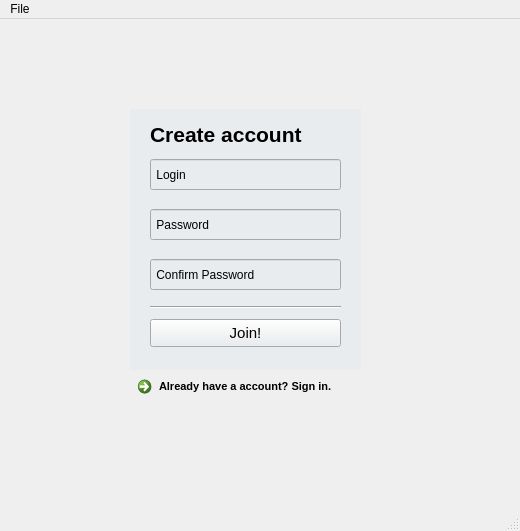
<?xml version="1.0" encoding="UTF-8"?>
<ui version="4.0">
 <class>MainWindow</class>
 <widget class="QMainWindow" name="MainWindow">
  <property name="geometry">
   <rect>
    <x>0</x>
    <y>0</y>
    <width>520</width>
    <height>531</height>
   </rect>
  </property>
  <property name="windowTitle">
   <string>MainWindow</string>
  </property>
  <widget class="QWidget" name="centralwidget">
   <widget class="QWidget" name="widget" native="true">
    <property name="geometry">
     <rect>
      <x>130</x>
      <y>90</y>
      <width>231</width>
      <height>261</height>
     </rect>
    </property>
    <property name="autoFillBackground">
     <bool>false</bool>
    </property>
    <property name="styleSheet">
     <string notr="true">background-color: rgb(233, 236, 239);</string>
    </property>
    <widget class="QLineEdit" name="lineEdit">
     <property name="geometry">
      <rect>
       <x>20</x>
       <y>50</y>
       <width>191</width>
       <height>31</height>
      </rect>
     </property>
     <property name="text">
      <string> Login</string>
     </property>
    </widget>
    <widget class="QLineEdit" name="lineEdit_2">
     <property name="geometry">
      <rect>
       <x>20</x>
       <y>100</y>
       <width>191</width>
       <height>31</height>
      </rect>
     </property>
     <property name="text">
      <string> Password</string>
     </property>
    </widget>
    <widget class="QPushButton" name="pushButton">
     <property name="geometry">
      <rect>
       <x>20</x>
       <y>210</y>
       <width>191</width>
       <height>28</height>
      </rect>
     </property>
     <property name="font">
      <font>
       <pointsize>11</pointsize>
      </font>
     </property>
     <property name="text">
      <string>Join!</string>
     </property>
    </widget>
    <widget class="QLabel" name="label_2">
     <property name="geometry">
      <rect>
       <x>20</x>
       <y>10</y>
       <width>181</width>
       <height>31</height>
      </rect>
     </property>
     <property name="font">
      <font>
       <pointsize>16</pointsize>
       <weight>75</weight>
       <bold>true</bold>
      </font>
     </property>
     <property name="text">
      <string>Create account</string>
     </property>
    </widget>
    <widget class="QLineEdit" name="lineEdit_3">
     <property name="geometry">
      <rect>
       <x>20</x>
       <y>150</y>
       <width>191</width>
       <height>31</height>
      </rect>
     </property>
     <property name="text">
      <string> Confirm Password</string>
     </property>
    </widget>
    <widget class="Line" name="line">
     <property name="geometry">
      <rect>
       <x>20</x>
       <y>190</y>
       <width>191</width>
       <height>16</height>
      </rect>
     </property>
     <property name="orientation">
      <enum>Qt::Horizontal</enum>
     </property>
    </widget>
   </widget>
   <widget class="QCommandLinkButton" name="commandLinkButton">
    <property name="geometry">
     <rect>
      <x>130</x>
      <y>350</y>
      <width>222</width>
      <height>48</height>
     </rect>
    </property>
    <property name="font">
     <font>
      <family>Segoe UI</family>
      <pointsize>8</pointsize>
     </font>
    </property>
    <property name="toolTip">
     <string>&lt;html&gt;&lt;head/&gt;&lt;body&gt;&lt;p&gt;&lt;span style=&quot; font-size:6pt;&quot;&gt;Already have a account? Sign in.&lt;/span&gt;&lt;/p&gt;&lt;/body&gt;&lt;/html&gt;</string>
    </property>
    <property name="text">
     <string>Already have a account? Sign in.</string>
    </property>
   </widget>
  </widget>
  <widget class="QMenuBar" name="menubar">
   <property name="geometry">
    <rect>
     <x>0</x>
     <y>0</y>
     <width>520</width>
     <height>26</height>
    </rect>
   </property>
   <widget class="QMenu" name="menuFile">
    <property name="title">
     <string>File</string>
    </property>
    <addaction name="actionClose"/>
   </widget>
   <addaction name="menuFile"/>
  </widget>
  <widget class="QStatusBar" name="statusbar"/>
  <action name="actionClose">
   <property name="text">
    <string>Close</string>
   </property>
  </action>
 </widget>
 <resources/>
 <connections/>
</ui>
